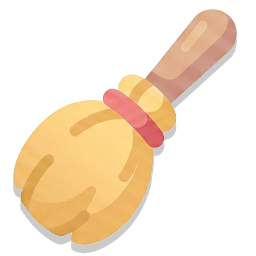
#> input picture clean.png, 256 x 256 px
$ python -i convert.py   (imports and definitions only)
#> lines starting #> are read from the running program, lines starting #| are printed output that depends on the picture
#> in convert_grid, image is the input picture: PIL image 256x256 RGBA; mean R, G, B, A 187, 169.5, 148, 88.6
from __future__ import annotations

from collections import Counter
from dataclasses import dataclass
from pathlib import Path

from PIL import Image


FRAME_COLOR = "#404050"
SPECK_COLOR_TOL = 72.0
DEFAULT_DESPECKLE = 2
ALPHA_THRESHOLD = 128
TRIM_ALPHA_THRESHOLD = 20
SYMBOLS = "123456789ABCDEFGHIJKLMNOPQRSTUVWXYZabcdefghijklmnopqrstuvwxyz"


@dataclass
class PixelArt:
    name: str
    rows: list[str]
    legend: dict[str, str]


# [11 lines left out: function frame_dims, not called in this run]


def to_hex(rgb: tuple[int, int, int]) -> str:
    return "#{:02X}{:02X}{:02X}".format(*rgb)


# [8 lines left out: function parse_hex_color, not called in this run]


def color_distance(left: tuple[int, int, int], right: tuple[int, int, int]) -> float:
    return (
        ((left[0] - right[0]) ** 2)
        + ((left[1] - right[1]) ** 2)
        + ((left[2] - right[2]) ** 2)
    ) ** 0.5


def preprocess(image: Image.Image) -> Image.Image:
    rgba = image.convert("RGBA")
    alpha = rgba.getchannel("A")
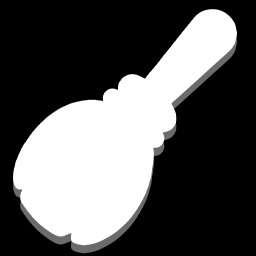
#> alpha: PIL image 256x256 L; min 0, max 255, mean 88.6
    bbox = alpha.point(lambda value: 255 if value >= TRIM_ALPHA_THRESHOLD else 0).getbbox()
#> bbox = (13, 9, 237, 254)
    if bbox is None:
        return rgba
    if bbox == (0, 0, rgba.width, rgba.height):
        return rgba
    return rgba.crop(bbox)
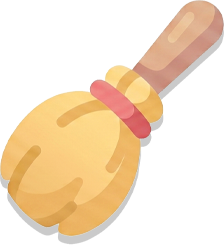
#> returned value: PIL image 224x245 RGBA; mean R, G, B, A 173.8, 152.9, 127.3, 105.8; transparent parts drawn white


# [80 lines left out: functions remove_edge_background, apply_background, fit_to_content, not called in this run]


def quantize_colors(pixels: list[tuple[int, int, int]], color_count: int, dither: bool) -> list[tuple[int, int, int]]:
    unique_pixels = list(dict.fromkeys(pixels))
    if not unique_pixels:
        return []
    if len(unique_pixels) <= color_count:
        return unique_pixels

    sample = Image.new("RGB", (len(pixels), 1))
    sample.putdata(pixels)
    quantized = sample.quantize(
        colors=max(1, color_count),
        method=Image.Quantize.MEDIANCUT,
        dither=Image.Dither.FLOYDSTEINBERG if dither else Image.Dither.NONE,
    ).convert("RGB")
    reps = list(dict.fromkeys(quantized.getdata()))
    return reps[:color_count]


def nearest_color_index(pixel: tuple[int, int, int], palette: list[tuple[int, int, int]]) -> int:
    best_index = 0
    best_distance = float("inf")
    for index, color in enumerate(palette):
        distance = (
            ((pixel[0] - color[0]) ** 2)
            + ((pixel[1] - color[1]) ** 2)
            + ((pixel[2] - color[2]) ** 2)
        )
        if distance < best_distance:
            best_distance = distance
            best_index = index
    return best_index


# [180 lines left out: functions despeckle, build_pixel_art, convert, not called in this run]


def convert_grid(
    image_path: str | Path,
    *,
    colors: int = 10,
    expected_size: int = 30,
    exact: bool = True,
    dither: bool = True,
) -> tuple[PixelArt, tuple[int, int]]:
    source_path = Path(image_path)
    with Image.open(source_path) as image:
        rgba = preprocess(image).convert("RGBA")
        corner_colors = [
            rgba.getpixel((0, 0))[:3],
            rgba.getpixel((rgba.width - 1, 0))[:3],
            rgba.getpixel((0, rgba.height - 1))[:3],
            rgba.getpixel((rgba.width - 1, rgba.height - 1))[:3],
        ]
#> corner_colors = [(131, 131, 131), (131, 131, 131), (131, 131, 131), (131, 131, 131)]
        background_color = tuple(
            round(sum(color[channel] for color in corner_colors) / len(corner_colors))
            for channel in range(3)
        )
#> background_color = (131, 131, 131)
#> (the rest of the program and of its run is left out)
